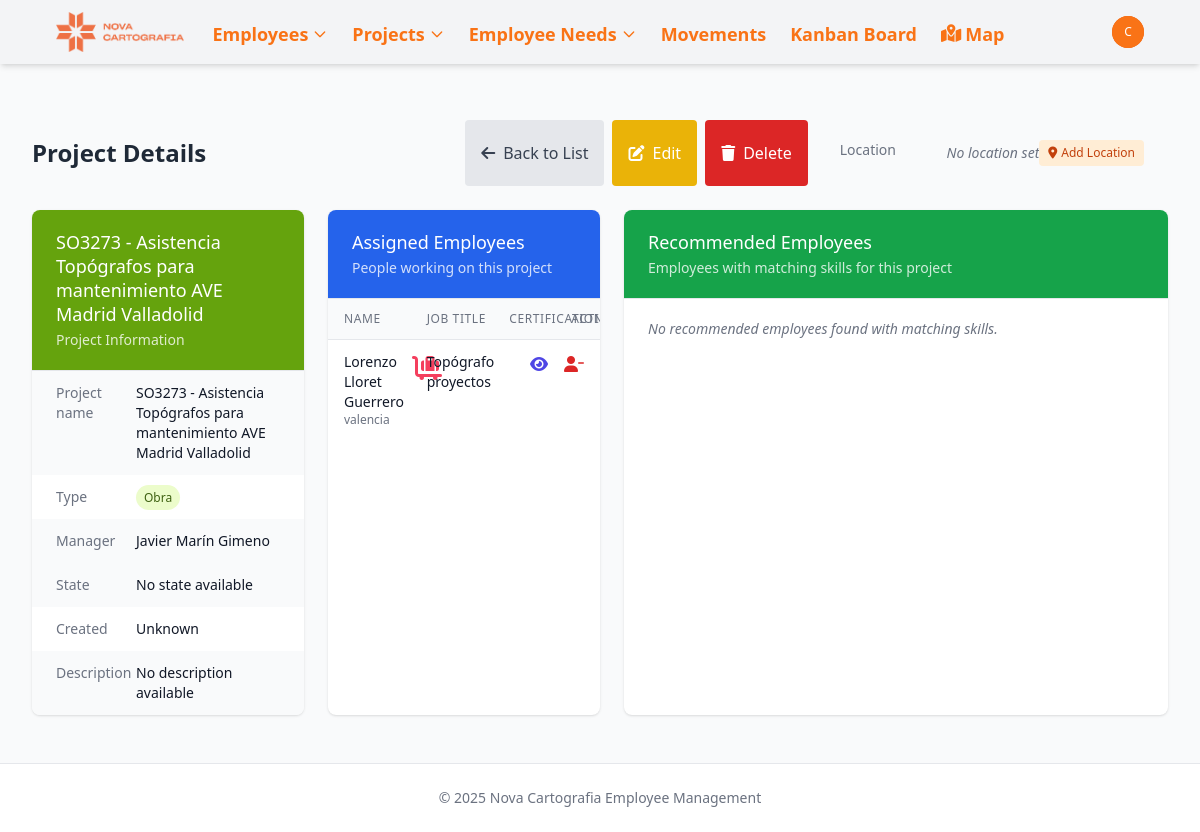
/projects/171/ (signed in), run on an earlier commit of the app's database.
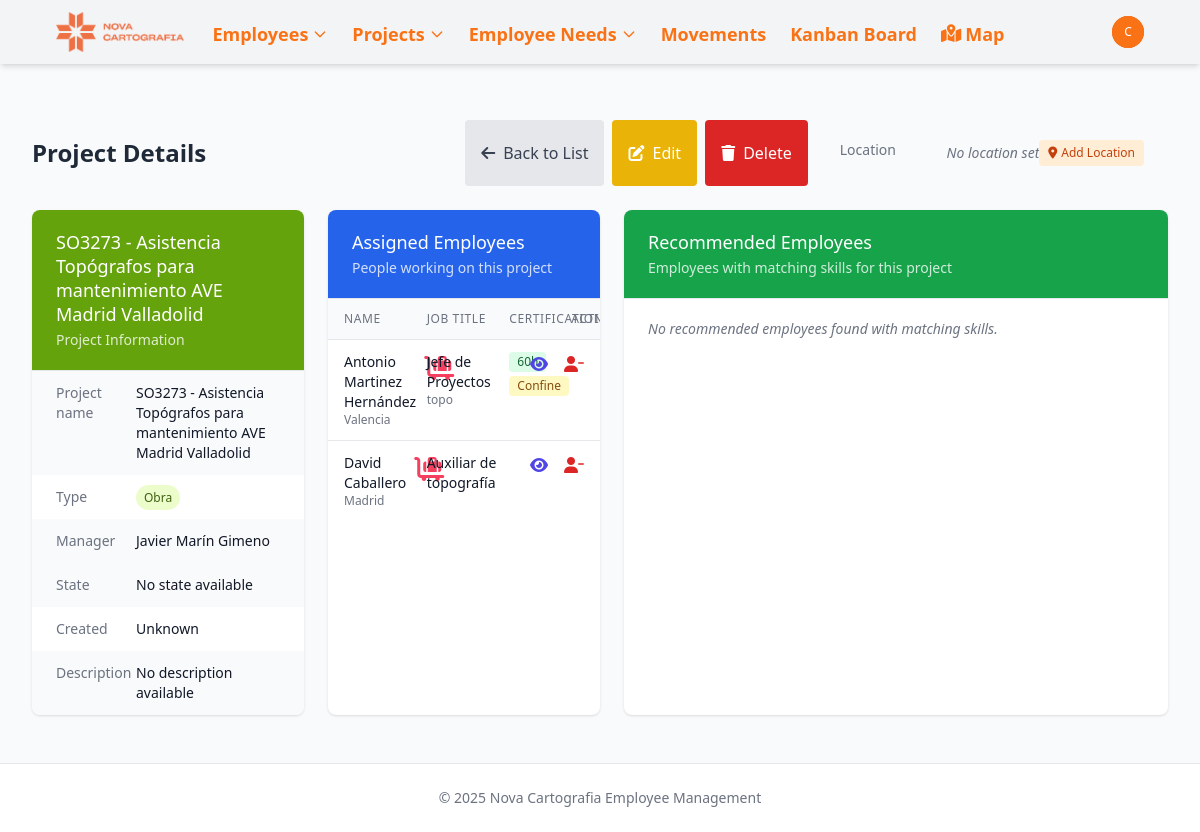
And on a later commit of the database.
### novacartografia_employee_management/models.py (models this page shows, shortened)
class Employee(models.Model):
    name = models.CharField(max_length=100)
    job = models.CharField(max_length=100)
    project_id = models.ForeignKey(Project, on_delete=models.SET_NULL, related_name='employee_set', blank=True, null=True)
    street = models.CharField(max_length=100, blank=True, null=True)
    city = models.CharField(max_length=100, blank=True, null=True)
    active = models.BooleanField(default=True, help_text="Indicates if the employee is currently active")
    start_date = models.DateField(default=timezone.now, help_text="When the employee started working", null=True, blank=True)
    end_date = models.DateField(blank=True, null=True, help_text="When the employee ended working, if applicable")
    state = models.CharField(max_length=50, default='valencia',
           choices=[
                ('Araba (Álava)', 'Álava'),
                ('Albacete', 'Albacete'),
                ('Alacant (Alicante)', 'Alicante'),
                ('Almería', 'Almería'),
                ('Asturias', 'Asturias'),
                ('Ávila', 'Ávila'),
                ('Badajoz', 'Badajoz'),
                ('Barcelona', 'Barcelona'),
                ('Burgos', 'Burgos'),
                ('Cáceres', 'Cáceres'),
                ('Cádiz', 'Cádiz'),
                ('Cantabria', 'Cantabria'),
                ('Castelló (Castellón)', 'Castellón'),
                ('Ceuta', 'Ceuta'),
                ('Ciudad Real', 'Ciudad Real'),
                ('Córdoba', 'Córdoba'),
                ('Cuenca', 'Cuenca'),
                ('Gerona', 'Gerona'),
                ('Granada', 'Granada'),
                ('Guadalajara', 'Guadalajara'),
                ('Gipuzkoa (Guipúzcoa)', 'Guipúzcoa'),
                ('Huelva', 'Huelva'),
                ('Huesca', 'Huesca'),
                ('Islas Baleares', 'Islas Baleares'),
                ('Jaén', 'Jaén'),
                ('A Coruña (La Coruña)', 'La Coruña'),
                ('La Rioja', 'La Rioja'),
                ('Las Palmas', 'Las Palmas'),
                ('León', 'León'),
                ('Lérida', 'Lérida'),
                ('Lleida', 'Lérida'),  # Agregado porque aparece en tu CSV
                ('Lugo', 'Lugo'),
                ('Madrid', 'Madrid'),
                ('Málaga', 'Málaga'),
                ('Melilla', 'Melilla'),
                ('Murcia', 'Murcia'),
                ('Navarra (Nafarroa)', 'Navarra'),  # Corregido para coincidir con el CSV
                ('Orense', 'Orense'),
                ('Palencia', 'Palencia'),
                ('Pontevedra', 'Pontevedra'),
                ('Salamanca', 'Salamanca'),
                ('Santa Cruz de Tenerife', 'Santa Cruz de Tenerife'),
                ('Segovia', 'Segovia'),
                ('Sevilla', 'Sevilla'),
                ('Soria', 'Soria'),
                ('Tarragona', 'Tarragona'),
                ('Teruel', 'Teruel'),
                ('Toledo', 'Toledo'),
                ('Valencia', 'Valencia'),
                ('Valladolid', 'Valladolid'),
                ('Bizkaia (Vizcaya)', 'Vizcaya'),
                ('Zamora', 'Zamora'),
                ('Zaragoza', 'Zaragoza'),
            ])
    latitude = models.FloatField(null=True, blank=True)
    longitude = models.FloatField(null=True, blank=True)
    academic_training = models.CharField(max_length=100, blank=True, null=True)
    driver_license = models.BooleanField(default=False)
    twenty_hours = models.BooleanField(default=False)
    sixty_hours = models.BooleanField(default=False)
    confine = models.BooleanField(default=False)
    height = models.BooleanField(default=False)
    mining = models.BooleanField(default=False)
    railway_carriage = models.BooleanField(default=False)
    railway_mounting = models.BooleanField(default=False)
    building = models.BooleanField(default=False)
    office_work = models.BooleanField(default=False)
    scanner = models.BooleanField(default=False)
    leveling = models.BooleanField(default=False)
    static = models.BooleanField(default=False)
    drag = models.BooleanField(default=False)
    locked = models.BooleanField(default=False, help_text="Indicates if the employee is locked for a future project")
    vacations_from = models.DateField(blank=True, null=True)
    vacations_to = models.DateField(blank=True, null=True)
    leave_from = models.DateField(blank=True, null=True)
    leave_to = models.DateField(blank=True, null=True)
    end_contract = models.BooleanField(default=False, help_text="Indicates if the employee's contract is ending soon")

### novacartografia_employee_management/views.py (the view)
# urls.py: path('projects/<int:pk>/', views.project_detail, name='project_detail'),
@login_required
def project_detail(request, pk):
    project = get_object_or_404(Project, pk=pk)
    required_skill_fields = [skill for skill in [
        'twenty_hours', 'sixty_hours', 'confine', 'height', 'mining',  # Verificamos que 'height' está aquí
        'railway_carriage', 'railway_mounting', 'building',
        'office_work', 'scanner', 'leveling', 'static', 'drag'
    ] if getattr(project, skill, False)]
    print(f"Required skills: {required_skill_fields}")
    print(f"Project height value: {project.height}")
    required_skills_count = len(required_skill_fields)
    if required_skills_count > 0:
        skill_filter = reduce(operator.or_, [Q(**{skill: True}) for skill in required_skill_fields])
        employees = Employee.objects.filter(skill_filter)
        matching_employees = []
        for emp in employees:
            matches = sum(1 for skill in required_skill_fields if getattr(emp, skill, False))
            if 'height' in required_skill_fields:
                print(f"Employee {emp.name} height: {emp.height}, height matches: {'height' in required_skill_fields and emp.height}")
            percentage = (matches / required_skills_count) * 100
            emp.match_count = matches
            emp.required_count = required_skills_count
            emp.match_percentage = percentage
            emp.is_available = emp.project_id is None
            matching_employees.append(emp)
        matching_employees.sort(key=lambda e: (-e.match_percentage, e.name))
        employees_with_matching_skills = matching_employees[:30]
    else:
        employees_with_matching_skills = []
    context = {
        'project': project,
        'employees_with_matching_skills': employees_with_matching_skills,
        'debug': True,  # Añadir para mostrar mensajes de debug en la template
    }
    return render(request, 'novacartografia_employee_management/project_detail.html', context)

### templates/novacartografia_employee_management/project_detail.html (shortened to what the changed rows need)
{% extends "base.html" %}
{% block content %}
<div class="mb-6 flex justify-between items-center">
    <h2 class="text-2xl font-bold text-gray-800">Project Details</h2>
</div>
<div class="flex flex-col md:flex-row gap-6 mb-6">
    <div class="w-full md:w-1/2">
        <div class="bg-white shadow overflow-hidden sm:rounded-lg h-full">
            <div class="border-t border-gray-200">
                {% with assigned_employees=project.employee_set.all %}
                {% if assigned_employees %}
                <ul class="divide-y divide-gray-200 max-h-[calc(100vh-300px)] overflow-y-auto">
                    {% for employee in assigned_employees %}
                    <li class="px-4 py-3">
                        <div class="grid grid-cols-12 gap-2">
                            <div class="col-span-4">
                                <div class="flex items-center">
                                    <div class="flex">
                                        <div>
                                            <div class="text-sm font-medium text-gray-900">{{ employee.name }}</div>
                                            <div class="text-xs text-gray-500">{{ employee.get_state_display }}</div>
                                        </div>
                                        <div class="ml-2">
                                            {% if employee.state == project.state %}
                                            <i class="fa-solid fa-home text-2xl text-lime-400"></i>
                                            {% else %}
                                            <i class="fa-solid fa-cart-flatbed-suitcase text-2xl text-rose-500"></i>
                                            {% endif %}
                                        </div>
                                    </div>
                                </div>
                            </div>
                            <div class="col-span-4">
                                <div class="text-sm text-gray-900">{{ employee.job|default:"Not specified" }}</div>
                                <div class="text-xs text-gray-500">{{ employee.academic_training|default:"" }}</div>
                            </div>
                            <div class="col-span-3">
                                <div class="flex flex-wrap gap-1">
                                    {% if employee.sixty_hours %}
                                        <span class="inline-flex items-center px-2 py-0.5 rounded text-xs font-medium bg-green-100 text-green-800">
                                            60h
                                        </span>
                                    {% endif %}
                                    {% if employee.confine %}
                                        <span class="inline-flex items-center px-2 py-0.5 rounded text-xs font-medium bg-yellow-100 text-yellow-800">
                                            Confine
                                        </span>
                                    {% endif %}
                                </div>
                            </div>
                            <div class="col-span-1 flex justify-end space-x-4">
                                <a href="{% url 'employee_detail' employee.id %}" class="text-indigo-600 hover:text-indigo-900">
                                    <i class="fas fa-eye"></i>
                                </a>
                                <form method="post" action="{% url 'unassign_employee_from_project' employee.id %}" style="display: inline;">
                                    <button type="submit" class="text-red-600 hover:text-red-900 border-0 bg-transparent p-0"
                                            onclick="return confirm('Are you sure you want to unassign {{ employee.name }} from this project?');">
                                        <i class="fas fa-user-minus"></i>
                                    </button>
                                </form>
                            </div>
                        </div>
                    </li>
                    {% endfor %}
                </ul>
                {% endif %}
                {% endwith %}
            </div>
        </div>
    </div>
{% endblock %}

What changed in the data, as far as the page shows it:
no longer on this page (row edited): Employee: name "Lorenzo Lloret Guerrero", state "valencia", job "Topógrafo proyectos"
now on this page (row edited): Employee: name "Antonio Martinez Hernández", state "Valencia", job "Jefe de Proyectos", academic_training "topo", sixty_hours "60h", confine "Confine"
now on this page (row edited): Employee: name "David Caballero", state "Madrid", job "Auxiliar de topografía"
